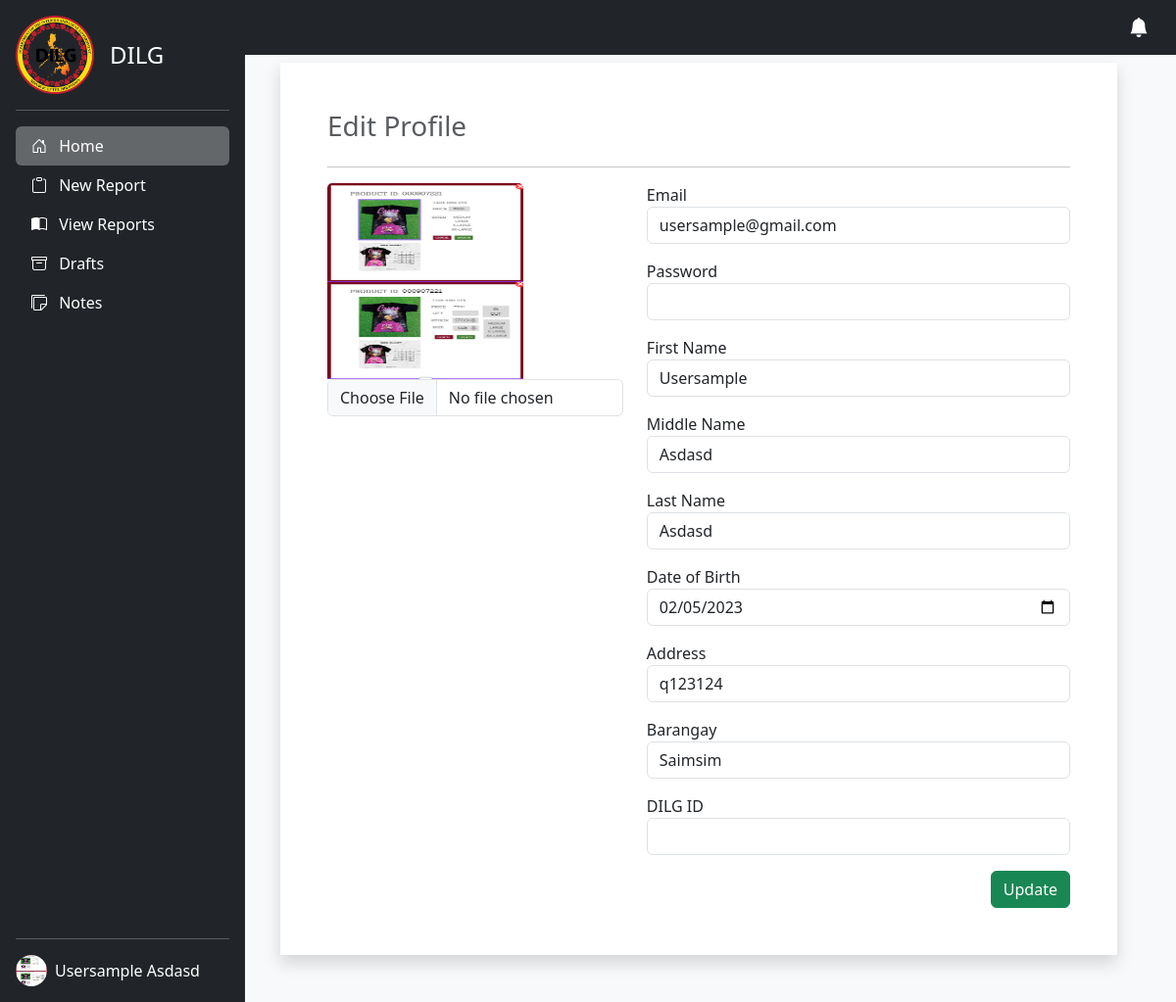
The app's page /admin/profile.php (signed in) with its own data.
### tables this page shows
CREATE TABLE `users` (
  `id` int(11) NOT NULL,
  `user_type` int(50) NOT NULL,
  `user_id` varchar(50) NOT NULL,
  `email` varchar(50) NOT NULL,
  `password` varchar(255) NOT NULL,
  `first_name` varchar(50) NOT NULL,
  `middle_name` varchar(50) NOT NULL,
  `last_name` varchar(50) NOT NULL,
  `date_of_birth` date NOT NULL,
  `address` varchar(255) NOT NULL,
  `barangay` varchar(50) NOT NULL,
  `barangay_id` varchar(50) NOT NULL,
  `dilg_id` varchar(100) NOT NULL,
  `image` blob NOT NULL,
  `date_time_created` datetime NOT NULL,
  `date_time_updated` datetime NOT NULL
);

### admin/profile.php (the view, shortened to what this page needs)
<?php
include('../connection.php');
$user_id = $_SESSION['user_id'];
$report_link = "add-report.php";
$view_link = "reports.php";
$draft_link = "draft.php";
$note_link = "add-note.php";
?>
<!DOCTYPE html>
<html lang="en">
<head>
  <link href="https://cdn.jsdelivr.net/npm/bootstrap@5.3.0-alpha1/dist/css/bootstrap.min.css" rel="stylesheet">
  <link rel="stylesheet" href="https://cdnjs.cloudflare.com/ajax/libs/bootstrap-icons/1.10.3/font/bootstrap-icons.min.css" />
</head>
<body>
  <main class="d-flex">
    <div class="d-flex flex-column flex-shrink-0 p-3 text-white bg-dark" style="width: 250px; min-height: 100vh;">
      <a href="/" class="d-flex align-items-center mb-3 mb-md-0 me-md-auto text-white text-decoration-none">
        <img src="../src/img/dilg.png" height="80" alt="">
        <span class="fs-4 ps-3">DILG</span>
      </a>
      <hr>
      <ul class="nav nav-pills flex-column mb-auto">
        <li class="nav-item">
          <a href="index.php" class="nav-link text-white active">
            <i class="bi bi-house-door me-2"></i>
            Home
          </a>
        </li>
        <li>
          <a href="<?php echo $report_link ?>" class="nav-link text-white">
            <i class="bi bi-clipboard me-2"></i>
            New Report
          </a>
        </li>
        <li>
          <a href="<?php echo $view_link ?>" class="nav-link text-white" aria-current="page">
            <i class="bi bi-book-half me-2"></i>
            View Reports
          </a>
        </li>
        <li>
          <a href="<?php echo $draft_link ?>" class="nav-link text-white">
            <i class="bi bi-archive me-2"></i>
            Drafts
          </a>
        </li>
        <li>
          <a href="<?php echo $note_link ?>" class="nav-link text-white">
            <i class="bi bi-stickies me-2"></i>
            Notes
          </a>
        </li>
      </ul>
      <hr>
      <div class="dropdown">
        <a href="#" class="d-flex align-items-center text-white text-decoration-none" id="dropdownUser1" data-bs-toggle="dropdown" aria-expanded="false">
        <?php
        $sql_admin = "SELECT * FROM users WHERE user_id = '$user_id'";
        $query_admin = mysqli_query($conn, $sql_admin);
        $admin_row = mysqli_fetch_array($query_admin);
        ?>
          <img src="<?php if (empty($admin_row['image'])) {
                      echo '../src/img/avatar.svg';
                    } else {
                      echo 'admins/' . $admin_row['image'];
                    } ?>" alt="" width="32" height="32" class="rounded-circle me-2">
            <?= $admin_row['first_name'] .' '. $admin_row['last_name']?>
        </a>
      </div>
    </div>
    <div class="container-fluid bg-light p-0">
        <nav class="navbar bg-dark navbar-dark">
        <div class="container">
          <a class="navbar-brand ms-auto" href="#"><i class="bi bi-bell-fill"></i></a>
        </div>
      </nav>
      <div class="row w-100">
        <div class="col-lg-12 p-5 pt-2">
            <div class="card shadow p-5" style="border-radius: 0;border: none; min-height: 18rem;">
            <p class="text-muted h3">Edit Profile</p>
            <hr class="featurette-divider">
                <?php
                $query = "SELECT * FROM users WHERE user_id = '$user_id'";
                $run = mysqli_query($conn, $query);
                if (mysqli_num_rows($run) > 0) {
                    foreach ($run as $row) {
                ?>
                        <form action="" method="POST" enctype="multipart/form-data">
                            <div class="row">
                                <div class="col-lg-5">
                                    <img class="card-img-top" src="<?php echo "admins/" . $row['image'] ?>" alt="Profile Image" width="100px" height="100px" style="height: 200px; width: 200px;">
                                    <input type="file" class="form-control"name="image">
                                </div>
                                <div class="col-lg-7">
                                    <span class="mb-2">
                                        <label for="">Email</label>
                                        <input type="email" class="form-control mb-3" name="email" value="<?php echo $row['email'] ?>">
                                    </span>
                                    <span class="mb-2">
                            <label for="">Password</label>
                            <input type="password" class="form-control mb-3"  name="password" id="" >
                                    </span>
                                    <span class="mb-2">
                                    <label for="">First Name</label>
                                    <input type="text" name="first_name" class="form-control mb-3" value="<?php echo $row['first_name'] ?>">
                                    </span>
                                    <span class="mb-2">
                                    <label for="">Middle Name</label>
                                    <input type="text" name="middle_name" class="form-control mb-3" value="<?php echo $row['middle_name'] ?>">
                                    </span>
                                    <span class="mb-2">
                                    <label for="">Last Name</label>
                                    <input type="text" name="last_name" class="form-control mb-3" value="<?php echo $row['last_name'] ?>">
                                    </span>
                                    <span class="mb-2">
                                    <label for="">Date of Birth</label>
                                    <input type="date" name="date_of_birth" class="form-control mb-3" value="<?php echo $row['date_of_birth'] ?>" id="">
                                    </span>
                                    <span class="mb-2">
                                    <label for="">Address</label>
                                    <input type="text" name="address" class="form-control mb-3" value="<?php echo $row['address'] ?>">
                                    </span>
                                    <span class="mb-2">
                                    <label for="">Barangay</label>
                                    <input type="text" name="barangay" class="form-control mb-3" value="<?php echo $row['barangay'] ?>">
                                    </span>
                                    <span class="mb-2">
                                    <label for="">DILG ID</label>
                                    <input type="text" name="dilg_id" class="form-control mb-3" value="<?php echo $row['dilg_id'] ?>">
                                    </span>
                                    <span class="d-flex justify-content-end">
                                    <input type="submit" class="btn btn-md btn-success" name="update" value="Update">
                                    </span>
                                </div>
                            </div>
                        </form>
                <?php
                    }
                }
                ?>
            </div>
        </div>
      </div>
    </div>
  </main>
</body>
</html>

### admin/profile.php (style rules this page uses)
body { overflow-x: hidden; }
.active { background: rgba(255, 255, 255, 0.3) !important; }

### records on screen
users: image (picture), first_name "Usersample", last_name "Asdasd", email "usersample@gmail.com", middle_name "Asdasd", date_of_birth "02/05/2023", address "q123124", barangay "Saimsim"
